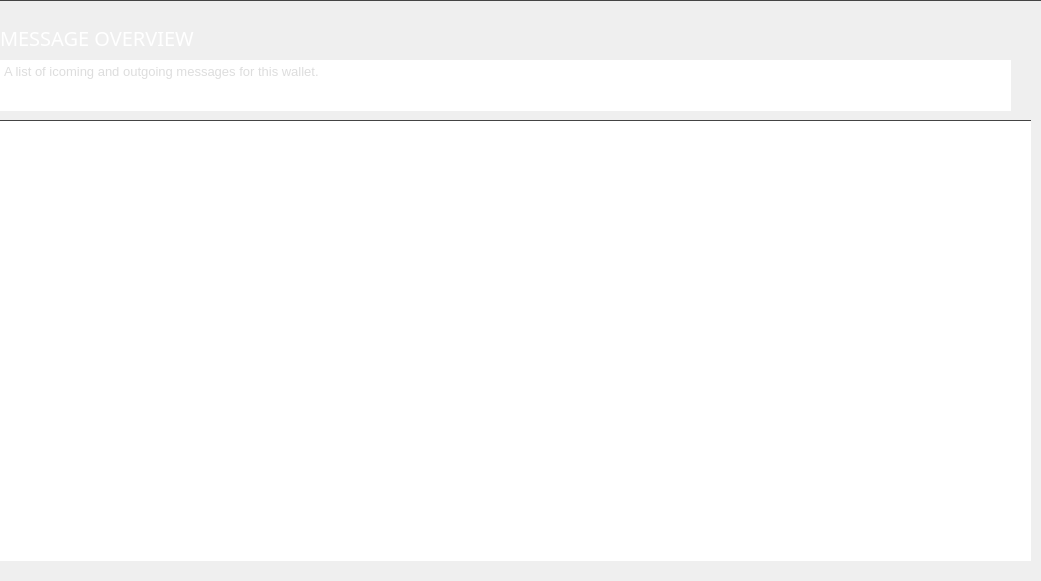
     <widget class="QGroupBox" name="messageBox">
      <property name="geometry">
       <rect>
        <x>210</x>
        <y>105</y>
        <width>1041</width>
        <height>581</height>
       </rect>
      </property>
      <property name="styleSheet">
       <string notr="true">border-top: 1px solid #444;</string>
      </property>
      <property name="title">
       <string/>
      </property>
      <widget class="QLabel" name="label_18">
       <property name="geometry">
        <rect>
         <x>0</x>
         <y>20</y>
         <width>300</width>
         <height>35</height>
        </rect>
       </property>
       <property name="minimumSize">
        <size>
         <width>300</width>
         <height>35</height>
        </size>
       </property>
       <property name="maximumSize">
        <size>
         <width>300</width>
         <height>35</height>
        </size>
       </property>
       <property name="font">
        <font>
         <family>Poppins</family>
         <pointsize>-1</pointsize>
        </font>
       </property>
       <property name="styleSheet">
        <string notr="true">color: #fff;
background: transparent;
font-size: 20px;
font-family: Poppins;
border: none;
text-align: left;
</string>
       </property>
       <property name="text">
        <string>MESSAGE OVERVIEW</string>
       </property>
       <property name="textFormat">
        <enum>Qt::AutoText</enum>
       </property>
      </widget>
      <widget class="QTextBrowser" name="textBrowser_2">
       <property name="geometry">
        <rect>
         <x>0</x>
         <y>60</y>
         <width>1011</width>
         <height>51</height>
        </rect>
       </property>
       <property name="styleSheet">
        <string notr="true">border: none; color: #ddd; font-size: 13px; font-family: 'Poppins';</string>
       </property>
       <property name="html">
        <string>&lt;!DOCTYPE HTML PUBLIC &quot;-//W3C//DTD HTML 4.0//EN&quot; &quot;http://www.w3.org/TR/REC-html40/strict.dtd&quot;&gt;
&lt;html&gt;&lt;head&gt;&lt;meta name=&quot;qrichtext&quot; content=&quot;1&quot; /&gt;&lt;style type=&quot;text/css&quot;&gt;
p, li { white-space: pre-wrap; }
&lt;/style&gt;&lt;/head&gt;&lt;body style=&quot; font-family:'Poppins'; font-size:13px; font-weight:400; font-style:normal;&quot;&gt;
&lt;p style=&quot; margin-top:0px; margin-bottom:0px; margin-left:0px; margin-right:0px; -qt-block-indent:0; text-indent:0px;&quot;&gt;&lt;span style=&quot; font-size:13px;&quot;&gt;A list of icoming and outgoing messages for this wallet. &lt;/span&gt;&lt;/p&gt;&lt;/body&gt;&lt;/html&gt;</string>
       </property>
      </widget>
      <widget class="QTreeView" name="m_messagesView">
       <property name="geometry">
        <rect>
         <x>0</x>
         <y>120</y>
         <width>1031</width>
         <height>441</height>
        </rect>
       </property>
       <property name="minimumSize">
        <size>
         <width>1001</width>
         <height>431</height>
        </size>
       </property>
       <property name="maximumSize">
        <size>
         <width>16777215</width>
         <height>16777215</height>
        </size>
       </property>
       <property name="font">
        <font>
         <family>Poppins</family>
         <pointsize>-1</pointsize>
        </font>
       </property>
       <property name="styleSheet">
        <string notr="true">QHeaderView::section {
	color: white;
	font-weight: bold;
	background-color: #282d31;
	font-family: 'Poppins';
    border-top: none;
	font-size: 14px;
 	border-bottom: 1px solid #444;
   	height: 37px;
}

QTreeView {
	font-family: 'Poppins';
border: none;
    color: #ccc;
font-size: 14px;
    height: 37px;
background-color: #282d31;
}

QTreeView::item {
	font-family: 'Poppins';
    color: #ccc;
	font-size: 14px;
    height: 37px;
}

QTreeView::branch:selected {
  background-color: orange;
font-size: 14px;
  color: black;
}

QWidget:item:selected {
	font-family: 'Poppins';
background-color: #555555;
font-size: 14px;
  color: #ccc;
}

border: none;
font-size: 14px;
font-family: 'Poppins';
color: #ccc;
</string>
       </property>
       <property name="frameShape">
        <enum>QFrame::NoFrame</enum>
       </property>
       <property name="frameShadow">
        <enum>QFrame::Plain</enum>
       </property>
       <property name="sizeAdjustPolicy">
        <enum>QAbstractScrollArea::AdjustIgnored</enum>
       </property>
       <property name="editTriggers">
        <set>QAbstractItemView::AnyKeyPressed|QAbstractItemView::CurrentChanged|QAbstractItemView::EditKeyPressed|QAbstractItemView::SelectedClicked</set>
       </property>
       <property name="alternatingRowColors">
        <bool>false</bool>
       </property>
       <property name="rootIsDecorated">
        <bool>false</bool>
       </property>
       <property name="uniformRowHeights">
        <bool>true</bool>
       </property>
       <property name="itemsExpandable">
        <bool>true</bool>
       </property>
       <property name="sortingEnabled">
        <bool>false</bool>
       </property>
       <attribute name="headerCascadingSectionResizes">
        <bool>true</bool>
       </attribute>
       <attribute name="headerShowSortIndicator" stdset="0">
        <bool>false</bool>
       </attribute>
      </widget>
     </widget>
